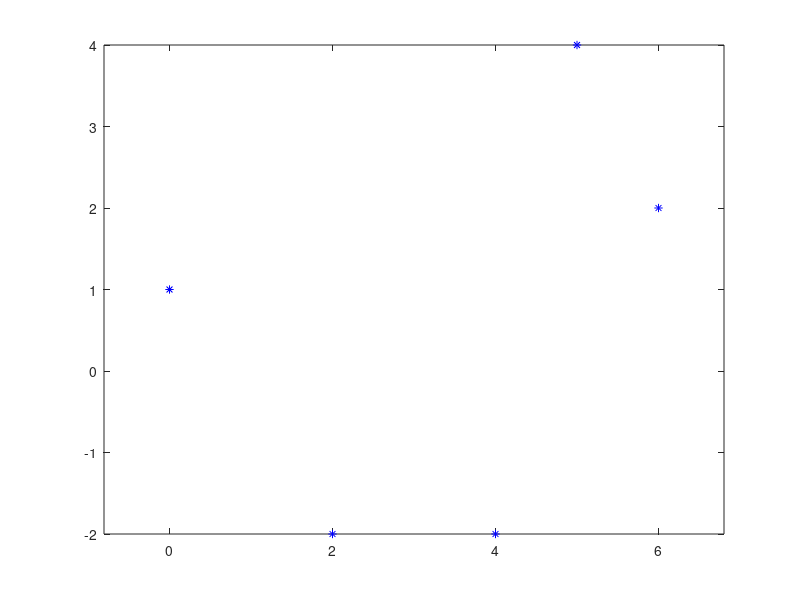

Here is the MATLAB script that generated this plot: (Note: this script raises an error after producing the figure.)
clear
px = [0, 2, 4, 6, 5]; py = [1, -2, -2, 2, 4];
plot(px, py, 'b*')
axis equal; hold on;

syms t
cx(t) = 0*t; cy(t) = 0*t;
n = 4;
for i = 0:n
    
    b(t) = nchoosek(n, i) * t^i * (1-t)^(n-i);
    cx(t) = cx(t) + px(i+1) * b(t);
    cy(t) = cy(t) + py(i+1) * b(t);
end
fplot(cx, cy, [0 1])

quiver(px(5), py(5), n*(px(5)-px(4)), n*(py(5)-py(4)), 'r')


rx = [px(5), 10]; ry = [py(5), 6];
plot(rx, ry, 'r*')
hold on;

v0 = [n*(px(n+1)-px(n)), n*(py(n+1)-py(n))]
quiver(px(n+1), py(n+1), v0(1), v0(2), 'b')

vx = [v0(1), 2]; vy = [v0(2), -4];
quiver(rx(2), ry(2), vx(2), vy(2))



syms a3 a2 a1 a0 t
t0 = 0; t1 = 2;

cx(t) = a3*t^3 + a2*t^2 + a1 * t + a0;
cxd(t) = diff(cx, t);
eq = [cx(t0) == rx(1), cx(t1) == rx(2), ...
    cxd(t0) == vx(1), cxd(t1) == vx(2)
    ];
m = solve(eq, [a3 a2 a1 a0]);
x(t) = subs(cx, [a3 a2 a1 a0], [m.a3, m.a2, m.a1, m.a0])

cy(t) = a3*t^3 + a2*t^2 + a1 * t + a0;
cyd(t) = diff(cy, t);
eq = [cy(t0) == ry(1), cy(t1) == ry(2), ...
    cyd(t0) == vy(1), cyd(t1) == vy(2)
    ];
m = solve(eq, [a3 a2 a1 a0]);
y(t) = subs(cy, [a3 a2 a1 a0], [m.a3, m.a2, m.a1, m.a0])

fplot(x, y, [t0 t1])






